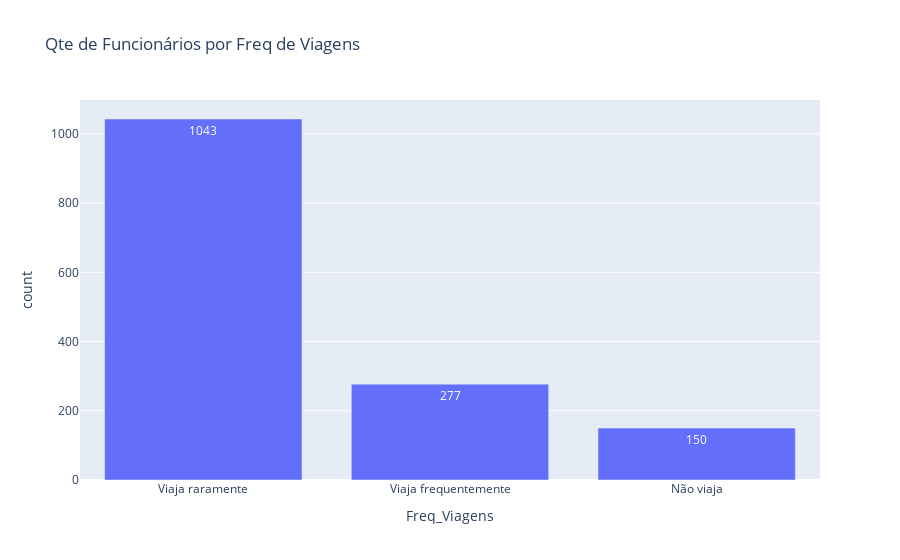

Notebook code for this chart:
### Code cell
fig = px.bar(contagem, x='Freq_Viagens', y='count', title ='Qte de Funcionários por Freq de Viagens', text_auto=True)
fig.show()

### Figure 1 — Plotly figure (JSON) as saved in the notebook; plotly's stock layout.template omitted (floating-point values rounded to 4 significant figures)
{"data": [{"alignmentgroup": "True", "hovertemplate": "Freq_Viagens=%{x}<br>count=%{y}<extra></extra>", "legendgroup": "", "marker": {"color": "#636efa", "pattern": {"shape": ""}}, "name": "", "offsetgroup": "", "orientation": "v", "showlegend": false, "textposition": "auto", "texttemplate": "%{y}", "type": "bar", "x": ["Viaja raramente", "Viaja frequentemente", "Não viaja"], "xaxis": "x", "y": [1043, 277, 150], "yaxis": "y"}], "layout": {"autosize": true, "barmode": "relative", "legend": {"tracegroupgap": 0}, "title": {"text": "Qte de Funcionários por Freq de Viagens"}, "xaxis": {"anchor": "y", "autorange": true, "domain": [0, 1], "range": [-0.5, 2.5], "title": {"text": "Freq_Viagens"}, "type": "category"}, "yaxis": {"anchor": "x", "autorange": true, "domain": [0, 1], "range": [0, 1098.0], "title": {"text": "count"}, "type": "linear"}}}
